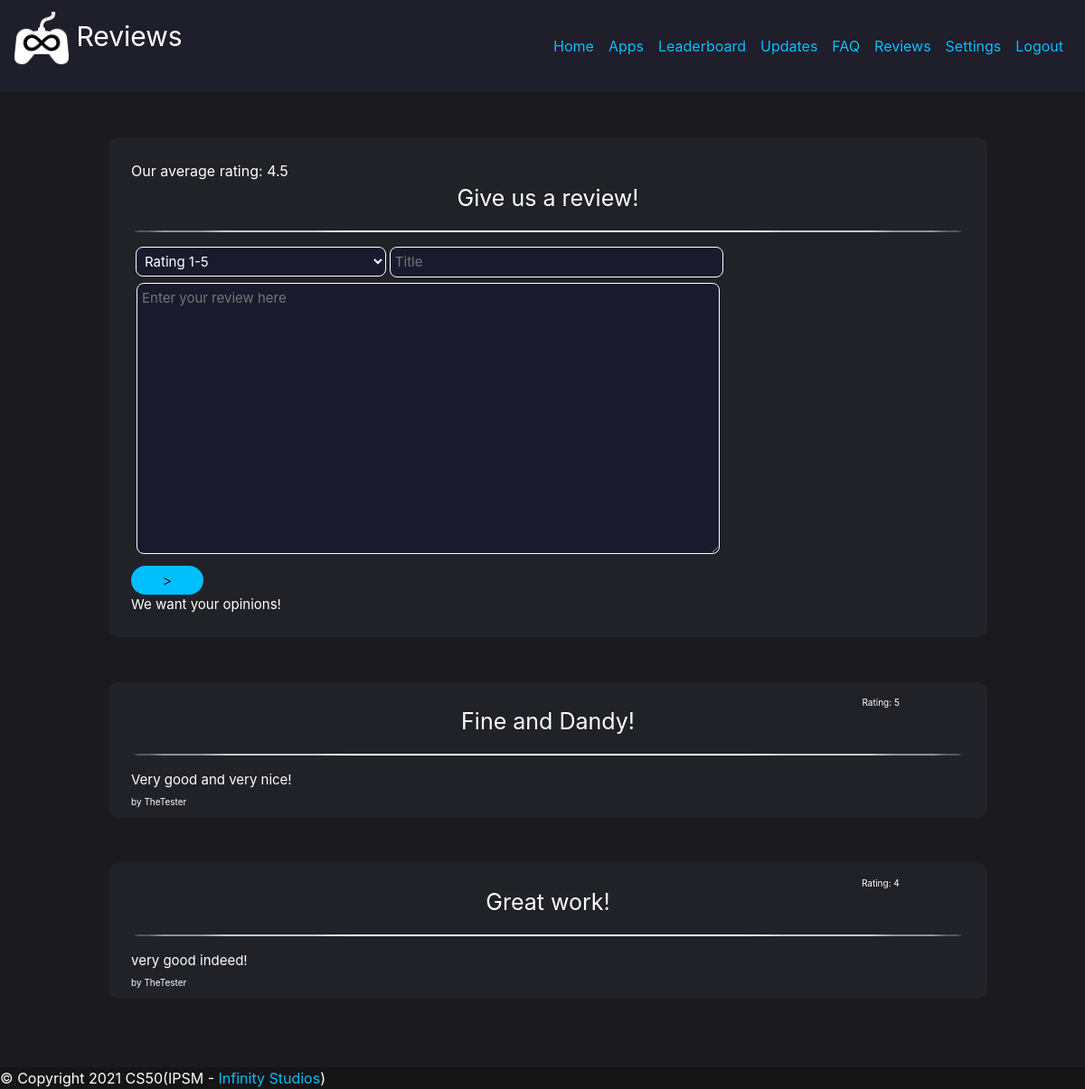
The app's page /reviews (signed in) with its own data.
### tables this page shows
CREATE TABLE reviews (username text, rating integer, title text not null, opinion text not null);

### application.py (the view)
@app.route("/reviews", methods=["GET", "POST"])
@login_required
def reviews():
    average = 0
    count = 0
    reviewsList = db.execute("select * from reviews order by rating desc")
    for i in range(len(reviewsList)):
        average += reviewsList[i]["rating"]
        count += 1
    if count == 0:
        count = 1
    average = round(average / count, 2)
    if request.method == "POST":
        username = db.execute("select username from users where id = ?", session["id"])
        rating = request.form.get("stars")
        title = request.form.get("title")
        opinion = request.form.get("text")
        db.execute("insert into reviews (username, rating, title, opinion) values(?, ?, ?, ?)", username[0]["username"], rating, title, opinion)
        return render_template("reviews.html", reviewsList=reviewsList, average=average)
    else:
        return render_template("reviews.html", reviewsList=reviewsList, average=average)

### login_fix.py (called while the page is built)
def login_required(f):
    @wraps(f)
    def decorated_function(*args, **kwargs):
        if session.get("id") is None:
            return redirect("/login")
        return f(*args, **kwargs)
    return decorated_function

### templates/reviews.html (shortened to what this page needs)
{% extends "layout.html" %}
{%block page%}Reviews{%endblock%}
{% block body %}
<div class="questionBox" id="ask">
    Our average rating: {{average}}
    <div class="question">Give us a review!</div>
    <hr>
    <div class="answer">
        <form action="/reviews" method="post">
            <select required id="drop" name="stars" type="dropdown" placeholder="Rating 1-5 Stars">
                <option disabled selected value="">Rating 1-5</option>
            </select>
            <input id="r-title" name="title" placeholder="Title" required><br>
            <textarea id="text" name="text" placeholder="Enter your review here" required></textarea><br>
            <button type="submit" style="width:5rem;height:2rem; font-size:1rem;">></button><br>
            We want your opinions!
        </form>
    </div>
</div>
{% for item in reviewsList %}
<div class="questionBox">
    <div class="question">{{item.title}} <div class="stars">Rating: {{item.rating}}</div></div>
    <hr>
    <div class="answer">{{item.opinion}}</div>
    <div class="username">by {{item.username}}</div>
</div>
{% endfor %}
{% endblock %}

### templates/layout.html (style rules this page uses)
button { font-size:50px; height:5rem; width:12rem; background-color:#00bfff; border-style:none; border-radius:25px; color:#1f1e2b; text-align:center; line-height:1rem; }
body { background-color:#1a1a1f; color:white; }

### templates/reviews.html (style rules this page uses)
.questionBox { background-color:#212128; min-height:150px; width:90%; border-radius:10px; padding:25px; margin-bottom:50px; position:relative; }
.question { width:100%; text-align:center; font-size:25px; }
.answer { font-size:15px; }
hr { border:0.05px solid white; border-radius:100%; }
#text { width:70%; height:300px; padding:5px; background-color:#1a1a2f; color:white; border:1px solid white; border-radius:0.5rem; margin:6px; }
#drop { background-color:#1a1a2f; color:white; border:1px solid white; border-radius:0.5rem; padding:5px; width:30%; margin-left:5px; }
#r-title { background-color:#1a1a2f; color:white; border:1px solid white; border-radius:0.5rem; padding:5px; width:40%; }
.username { font-size:10px; position:absolute; bottom:10px; }
.stars { position:absolute; right:10%; top:10%; font-size:10px; }

### records on screen
reviews: title "Fine and Dandy!", rating "5", opinion "Very good and very nice!", username "TheTester"
reviews: title "Great work!", rating "4", opinion "very good indeed!", username "TheTester"

### other values on screen
{{ average }} "4.5"
